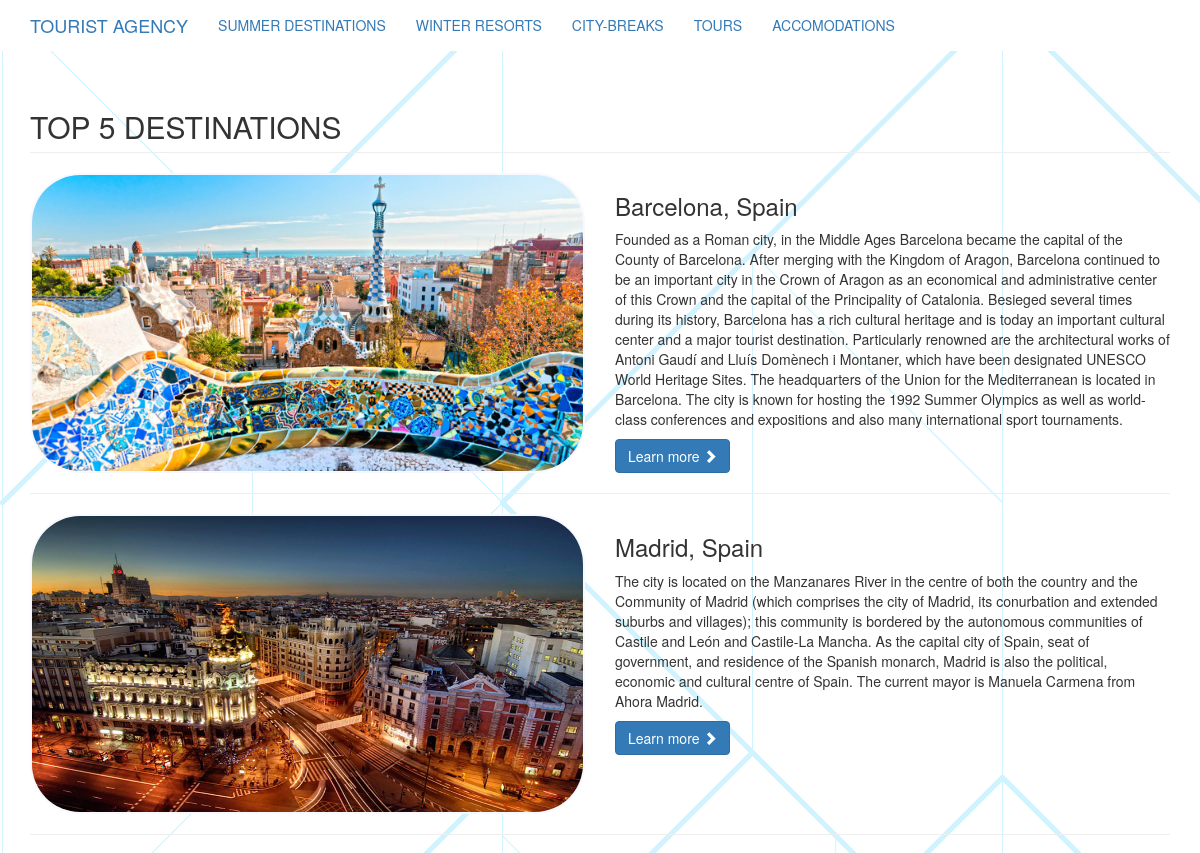
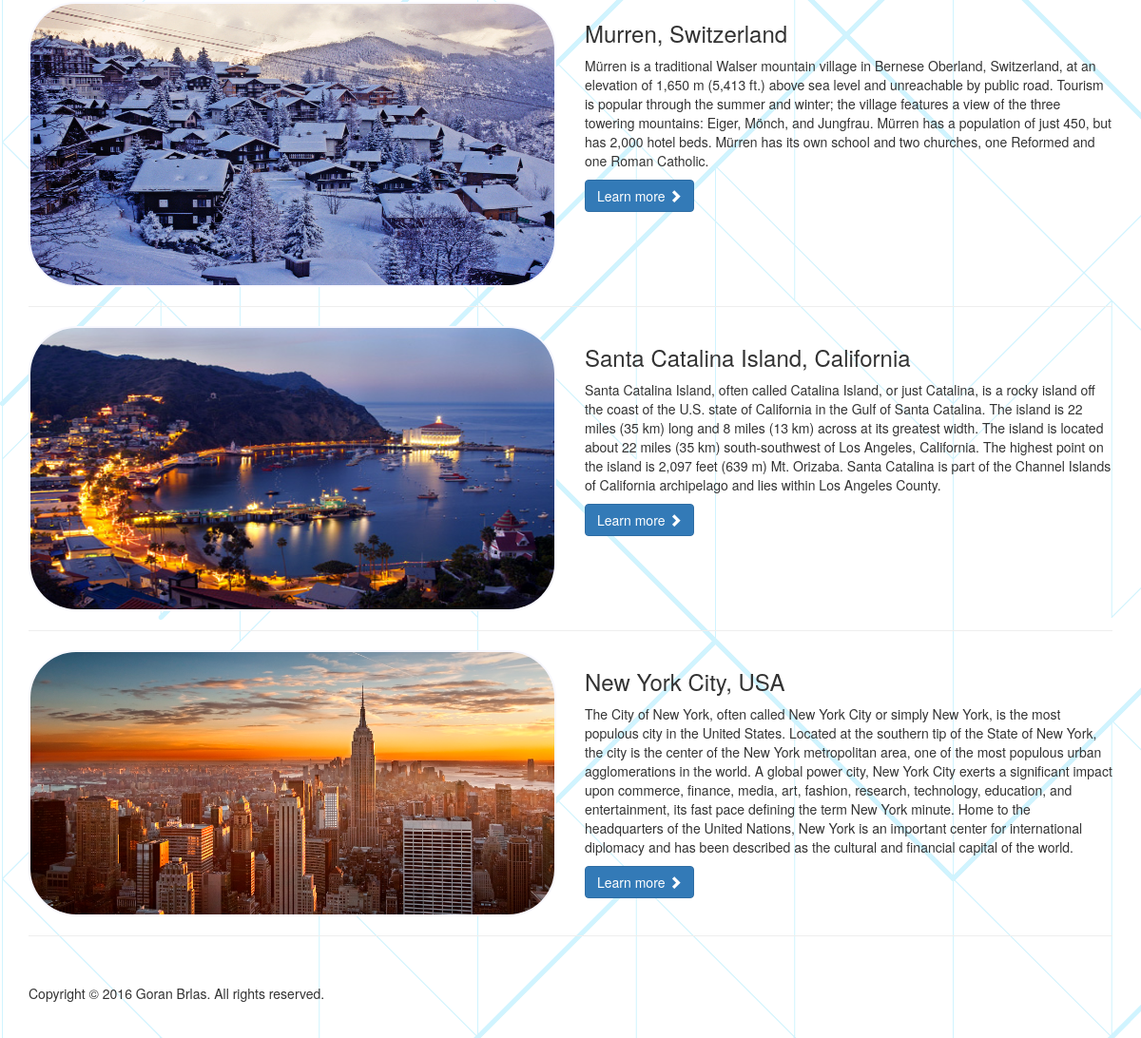
The page / on the database its author committed (2 pictures, top to bottom).
### tables this page shows
CREATE TABLE IF NOT EXISTS `lokacija` (
  `idLokacija` int(11) NOT NULL AUTO_INCREMENT,
  `ime` varchar(50) NOT NULL,
  `opis` varchar(1000) NOT NULL,
  `dugiOpis` varchar(10000) NOT NULL,
  `tip` int(11) NOT NULL,
  `idDrzava` int(11) NOT NULL,
  `pregledi` int(11) NOT NULL DEFAULT '0',
  PRIMARY KEY (`idLokacija`),
  KEY `idDrzava` (`idDrzava`)
);

CREATE TABLE IF NOT EXISTS `slika` (
  `idSlika` int(11) NOT NULL AUTO_INCREMENT,
  `url` varchar(1000) NOT NULL,
  PRIMARY KEY (`idSlika`)
);

### index.php (the view, shortened to what this page needs)
<!DOCTYPE html>
<html lang="en">
<head>
    <link href="css/custom.css" rel="stylesheet">
    <link href="css/bootstrap.min.css" rel="stylesheet">
    <link href="css/1-col-portfolio.css" rel="stylesheet">
</head>
<body>
<nav class="navbar navbar-fixed-top" role="navigation">
    <div class="container">
        <div class="navbar-header">
            <a class="navbar-brand" href="./index.php">TOURIST AGENCY</a>
        </div>
        <div class="collapse navbar-collapse" id="bs-example-navbar-collapse-1">
            <ul class="nav navbar-nav">
                <li>
                    <a href="./destinations.php?type=summer&page=1">SUMMER DESTINATIONS</a>
                </li>
                <li>
                    <a href="./destinations.php?type=winter&page=1">WINTER RESORTS</a>
                </li>
                <li>
                    <a href="./destinations.php?type=cities&page=1">CITY-BREAKS</a>
                </li>
                <li>
                    <a href="./tours.php?page=1">TOURS</a>
                </li>
                <li>
                    <a href="./accomodations.php">ACCOMODATIONS</a>
                </li>
            </ul>
        </div>
    </div>
</nav>
<div class="container">
    <?php
        include './admin/spajanje_na_bazu.php';
        echo "<div class=\"row\">
        <div class=\"col-lg-12\">
            <h2 class=\"page-header\">TOP 5 DESTINATIONS</h2>
        </div>
    </div>";
        $upit = "SELECT idLokacija, ime, opis, tip, idDrzava FROM LOKACIJA WHERE tip != 5 ORDER BY pregledi DESC";
        $rezultat = mysqli_query($veza, $upit) or die (mysqli_error($veza));
        while ($redak = mysqli_fetch_array($rezultat, MYSQLI_ASSOC)) {
            $lokacija = $redak['idLokacija'];
            $ime = $redak['ime'];
            $opis = $redak['opis'];
            $upit2 = "SELECT idSlika FROM SLIKE_LOKACIJA WHERE idLokacija = $lokacija";
            $rezultat2 = mysqli_query($veza, $upit2) or die (mysqli_error($veza));
            $redak2 = mysqli_fetch_array($rezultat2, MYSQLI_ASSOC);
            $idSlika = $redak2['idSlika'];
            $upit3 = "SELECT url FROM SLIKA WHERE idSlika = $idSlika";
            $rezultat3 = mysqli_query($veza, $upit3) or die (mysqli_error($veza));
            $redak3 = mysqli_fetch_array($rezultat3, MYSQLI_ASSOC);
            $url = $redak3['url'];
            echo "<div class=\"row\">";
            echo "
                    <div class=\"col-md-6\">
                        <a href=\"#\">
                            <img class=\"img-responsive\" src=\"./images/$url\" width=\"600\" height=\"300\" alt=\"\">
                        </a>
                    </div>";
            echo "<div class=\"col-md-6\">
                        <h3>$ime</h3>
                            <p>$opis</p>
                        <a class=\"btn btn-primary\" href=\"./learnMoreDest.php?value=$lokacija\">Learn more <span class=\"glyphicon glyphicon-chevron-right\"></span></a>
                   </div>";
            echo "</div>";
            echo "<hr>";
        };
            ?>
    <footer>
        <div class="row">
            <div class="col-lg-12">
                <p>Copyright &copy; 2016 Goran Brlas. All rights reserved.</p>
            </div>
        </div>
    </footer>
</div>
</body>
</html>

### css/custom.css (style rules this page uses)
.navbar { background-color: #ffffff; border-bottom: 2px solid; border-color: #0066ff; }

### css/1-col-portfolio.css (style rules this page uses)
body { padding-top: 70px; }
footer { margin: 50px 0; }

### index.php (style rules this page uses)
div img { height: = 100%; max-height: 300px; width = 600px; border: 2px solid ghostwhite; border-radius: 50px; }
body { background-image: url(./images/background-grey100.png); background: }

### rows shown on the page
lokacija: slika.url (picture), ime "Barcelona, Spain", opis "Founded as a Roman city, in the Middle Ages Barcelona became the capital of the County of Barcelona. After merging with the Kingdom of Aragon, Barcelona continued to be an important city in the Crown of Aragon as an economical and administrative center of this Crown and the capital of the Principality of Catalonia. Besieged several times during its history, Barcelona has a rich cultural heritage and is today an important cultural center and a major tourist destination. Particularly renowned are the architectural works of Antoni Gaudí and Lluís Domènech i Montaner, which have been designated UNESCO World Heritage Sites. The headquarters of the Union for the Mediterranean is located in…", $lokacija 2 (drawn)
lokacija: slika.url (picture), ime "Madrid, Spain", opis "The city is located on the Manzanares River in the centre of both the country and the Community of Madrid (which comprises the city of Madrid, its conurbation and extended suburbs and villages); this community is bordered by the autonomous communities of Castile and León and Castile-La Mancha. As the capital city of Spain, seat of government, and residence of the Spanish monarch, Madrid is also the political, economic and cultural centre of Spain. The current mayor is Manuela Carmena from Ahora Madrid.", $lokacija 3 (drawn)
lokacija: slika.url (picture), ime "Murren, Switzerland", opis "Mürren is a traditional Walser mountain village in Bernese Oberland, Switzerland, at an elevation of 1,650 m (5,413 ft.) above sea level and unreachable by public road. Tourism is popular through the summer and winter; the village features a view of the three towering mountains: Eiger, Mönch, and Jungfrau. Mürren has a population of just 450, but has 2,000 hotel beds. Mürren has its own school and two churches, one Reformed and one Roman Catholic.", $lokacija 4 (drawn)
lokacija: slika.url (picture), ime "Santa Catalina Island, California", opis "Santa Catalina Island, often called Catalina Island, or just Catalina, is a rocky island off the coast of the U.S. state of California in the Gulf of Santa Catalina. The island is 22 miles (35 km) long and 8 miles (13 km) across at its greatest width. The island is located about 22 miles (35 km) south-southwest of Los Angeles, California. The highest point on the island is 2,097 feet (639 m) Mt. Orizaba. Santa Catalina is part of the Channel Islands of California archipelago and lies within Los Angeles County.", $lokacija 5 (drawn)
lokacija: slika.url (picture), ime "New York City, USA", opis "The City of New York, often called New York City or simply New York, is the most populous city in the United States. Located at the southern tip of the State of New York, the city is the center of the New York metropolitan area, one of the most populous urban agglomerations in the world. A global power city, New York City exerts a significant impact upon commerce, finance, media, art, fashion, research, technology, education, and entertainment, its fast pace defining the term New York minute. Home to the headquarters of the United Nations, New York is an important center for international diplomacy and has been described as the cultural and financial capital of the world.", $lokacija 7 (drawn)
